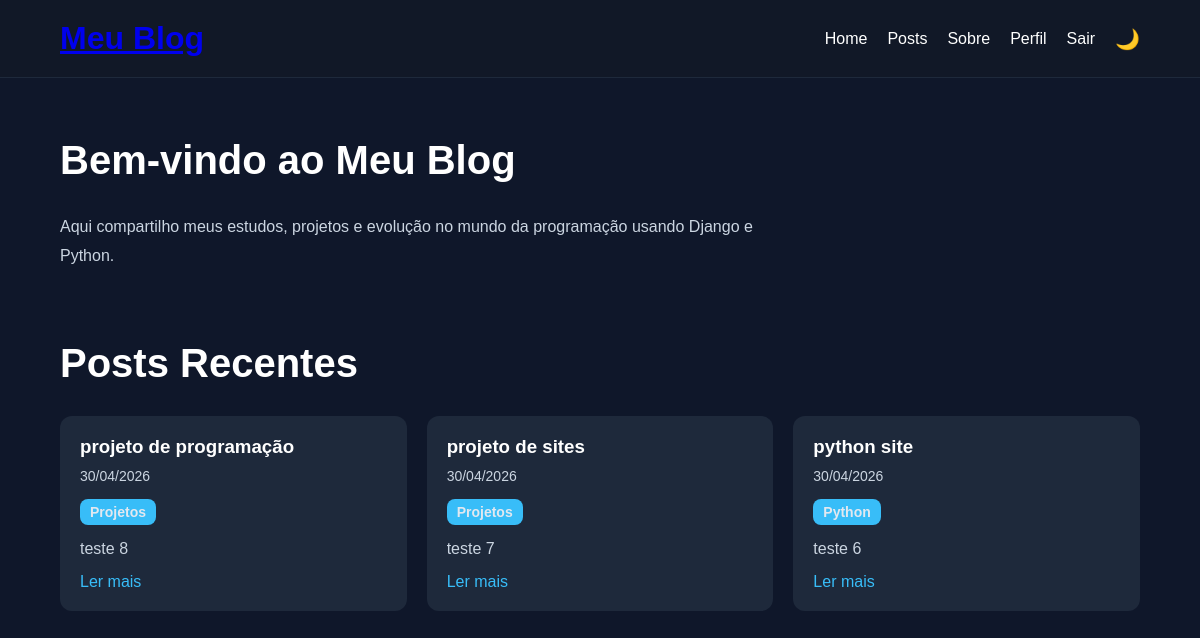
Screenshot of / (signed in) with the database file from the repository.
### blog/models.py (models this page shows, shortened)
class Post(models.Model):
    titulo = models.CharField(
        max_length=200
    )
    conteudo = models.TextField()
    data_criacao = models.DateTimeField(
        auto_now_add=True
    )
    slug = models.SlugField(
        unique=True
    )
    categoria = models.ForeignKey(
        Categoria,
        on_delete=models.CASCADE,
        null=True,
        blank=True
    )
    likes = models.ManyToManyField(
        User,
        related_name='liked_posts',
        blank=True
    )
    imagem = models.ImageField(
        upload_to='posts/',
        null=True,
        blank=True
    )

class Categoria(models.Model):
    nome = models.CharField(
        max_length=100
    )

### blog/views.py (the view)
# urls.py: 2. Add a URL to urlpatterns:  path('', views.home, name='home')
def home(request):
    posts = Post.objects.order_by(
        '-data_criacao'
    )[:3]
    return render(
        request,
        'home.html',
        {
            'posts': posts
        }
    )

### blog/templates/home.html (shortened to what this page needs)
{% extends 'base.html' %}
{% block content %}
<section class="hero">
    <h2 class="section-title">
        Bem-vindo ao Meu Blog
    </h2>
    <p class="hero-text">
        Aqui compartilho meus estudos,
        projetos e evolução no mundo da programação
        usando Django e Python.
    </p>
</section>
<section>
    <h2 class="section-title">
        Posts Recentes
    </h2>
    <div class="posts-grid">
        {% for post in posts %}
        <div class="post-card">
            <h3>
                {{ post.titulo }}
            </h3>
            <p class="post-date">
                {{ post.data_criacao|date:"d/m/Y" }}
            </p>
            <a class="post-category" href="/posts/?categoria={{ post.categoria.nome }}">
                {{ post.categoria.nome }}
            </a>
            <p>
                {{ post.conteudo|truncatewords:20 }}
            </p>
            <a href="/post/{{ post.slug }}/">
                Ler mais
            </a>
        </div>
        {% endfor %}
    </div>
</section>
{% endblock %}

### blog/static/css/style.css (style rules this page uses)
* { margin: 0; padding: 0; box-sizing: border-box; }
body { background-color: #0f172a; color: white; font-family: Arial, Helvetica, sans-serif; transition: 0.3s; }
.section-title { margin-bottom: 30px; font-size: 40px; }
.posts-grid { display: grid; grid-template-columns: repeat( auto-fit, minmax(300px, 1fr) ); gap: 20px; }
.post-card { background-color: #1e293b; padding: 20px; border-radius: 12px; transition: 0.3s; }
.post-card h3 { margin-bottom: 10px; }
.post-card p { margin-bottom: 15px; color: #cbd5e1; }
.post-card a { text-decoration: none; color: #38bdf8; }
.post-date { font-size: 14px; color: #94a3b8; margin-bottom: 10px; }
.post-category { display: inline-block; background-color: #38bdf8; color: #e2e8f0 !important; padding: 5px 10px; border-radius: 8px; text-decoration: none; font-size: 14px; margin-bottom: 15px; font-weight: bold; }
.post-card a, .likes a, .pagination a { transition: 0.3s; }
.hero { margin-bottom: 70px; }
.hero-text { margin-top: 20px; line-height: 1.8; max-width: 700px; color: #cbd5e1; }

### rows the page displays
Post: titulo "projeto de programação", data_criacao "30/04/2026", categoria.nome "Projetos", conteudo "teste 8"
Post: titulo "projeto de sites", data_criacao "30/04/2026", categoria.nome "Projetos", conteudo "teste 7"
Post: titulo "python site", data_criacao "30/04/2026", categoria.nome "Python", conteudo "teste 6"
